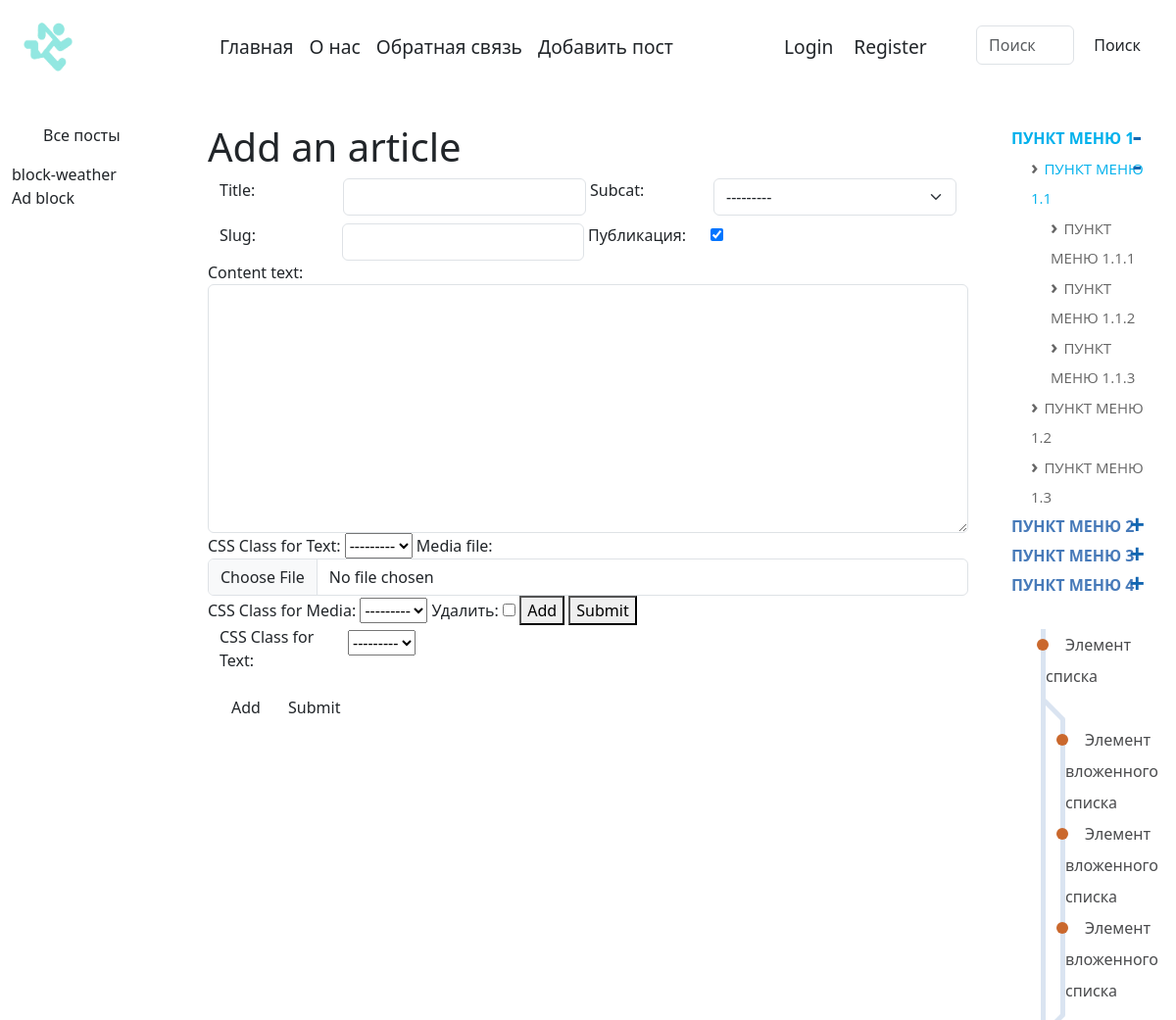
Before: /addpage/ (upper part) with the older database file.
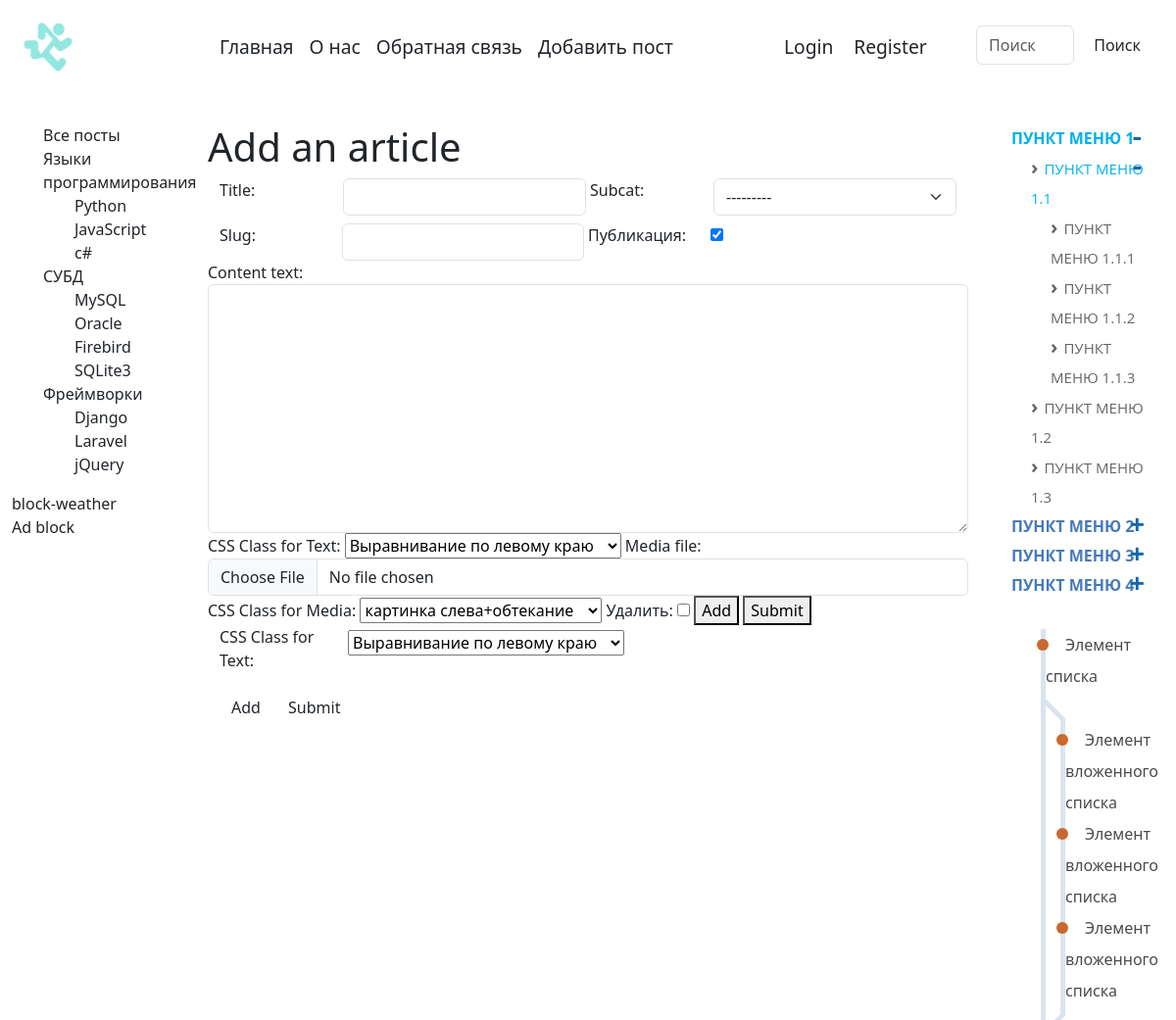
After: the same page with the newer database file.
### blog/models.py (models this page shows, shortened)
class ModelCategories(models.Model):
    name = models.CharField(max_length=100, db_index=True, verbose_name="Категория")
    slug = models.SlugField(max_length=255, unique=True, db_index=True, verbose_name="URL")
    def __str__(self):
        return self.name
    class Meta:
        verbose_name = 'Категория'
        verbose_name_plural = 'Категории'
        ordering = ['id']

class ModelSubcategories(models.Model):
    category = models.ForeignKey(ModelCategories, on_delete=models.CASCADE, related_name='subcategories', verbose_name="Категория")
    name = models.CharField(max_length=100, db_index=True, verbose_name="Подкатегория")
    slug = models.SlugField(max_length=255, unique=True, db_index=True, verbose_name="URL")
    def __str__(self):
        return f"{self.category} - {self.name}"
    class Meta:
        verbose_name = 'Подкатегория'
        verbose_name_plural = 'Подкатегории'
        ordering = ['id']

### blog/views.py (the view)
# urls.py: path('addpage/', views.add_page, name='addpage'),
def add_page(request):
    if request.method == 'POST':
        form = AddPostForm(request.POST)
        formset = PostContentFormset(request.POST, request.FILES, prefix='content')
        if form.is_valid() and formset.is_valid():
            post = form.save()
            for sub_form in formset:
                content_part = sub_form.save(commit=False)
                content_part.post = post
                content_part.save()
            if 'add_block_button' in request.POST:
                return redirect('add_post_block', post.slug)
            else:
                return redirect('home')  # Redirect to home page after successful submission
    else:
        form = AddPostForm()
        formset = PostContentFormset(prefix='content')
    return render(request, 'blog/addpage.html', {'title': 'Add an article', 'form': form, 'formset': formset})

### blog/forms.py
class AddPostForm(forms.ModelForm):
    title = forms.CharField(widget=CustomTextInput())
    slug = forms.SlugField(widget=CustomTextInput())
    subcat = forms.ModelChoiceField(queryset=ModelSubcategories.objects.all(), widget=CustomSelect())
    class Meta:
        model = ModelPosts
        fields = ['title', 'slug', 'subcat', 'is_published']

### blog/models.py (called while the page is built)
    def __str__(self):
        return self.name_css_class

### blog/templatetags/blog_tags.py (called while the page is built)
@register.simple_tag()
def get_horizontal_menu():
    return menu

@register.simple_tag(name='menu_cat_subcat')
def get_vertical_menu_posts():
    categories = ModelCategories.objects.all()
    subcategories = ModelSubcategories.objects.all()
    cat_subcat_menu = {
        'categories': categories,
        'subcategories': subcategories,
    }
    return cat_subcat_menu

### blog/templates/blog/addpage.html (shortened to what this page needs)
{% extends 'blog/base.html' %}
{% block content %}
<h1>{{ title }}</h1>
<form action="{% url 'addpage' %}" method="post" enctype="multipart/form-data">
    <div class="container">
        <div class="row g-1">
            <div class="col-sm-12 col-md-4 col-lg-2">
                {{ form.title.label_tag }}
            </div>
            <div class="col-sm-12 col-md-8 col-lg-4">
                {{ form.title }}
            </div>
            <div class="col-sm-12 col-md-4 col-lg-2">
                {{ form.subcat.label_tag }}
            </div>
            <div class="col-sm-12 col-md-8 col-lg-4">
                {{ form.subcat }}
            </div>
            <div class="row g-1">
                <div class="col-sm-12 col-md-4 col-lg-2">
                    {{ form.slug.label_tag }}
                </div>
                <div class="col-sm-12 col-md-8 col-lg-4">
                    {{ form.slug }}
                </div>
                <div class="col-sm-12 col-md-4 col-lg-2">
                    {{ form.is_published.label_tag }}
                </div>
                <div class="col-sm-12 col-md-8 col-lg-4">
                    {{ form.is_published }}
                </div>
            </div>
        </div>
    </div>
    {% for sub_form in formset %}
        {{ sub_form.as_table }}
    {% endfor %}
    <button type="submit" name="add_block_button" value="1">Add</button>
    <button type="submit">Submit</button>
    <div class="container">
        {% for sub_form in formset %}
        <div class="row g-1">
            <div class="col-sm-12 col-md-4 col-lg-2">
                {{ sub_form.css_text.label_tag }}
            </div>
            <div class="col-sm-12 col-md-8 col-lg-4">
                <div class="input-wrapper">
                    {{ sub_form.css_text }}
                </div>
            </div>
        </div>
        {% endfor %}
        <div class="mt-3">
            <button type="submit" name="add_block_button" value="1" class="btn btn-primary">Add</button>
            <button type="submit" class="btn btn-primary">Submit</button>
        </div>
    </div>
</form>
{%endblock%}

### blog/templates/blog/base.html (shortened to what the changed rows need)
<!DOCTYPE html>
<html lang="en">
  <head>
    {% load static %} {% load blog_tags %}
    <link rel="stylesheet" href="{% static 'blog/css/bootstrap.min.css' %}" />
    <link
      type="text/css"
      href="{% static 'admin/css/custom_admin.css' %}"
      rel="stylesheet"
    />
    <link
      type="text/css"
      href="{% static 'blog/css/styles.css' %}"
      rel="stylesheet"
    />
  </head>
  <body>
    <div class="container-fluid mx-auto align-self-center">
      <header>
        <nav class="navbar navbar-expand-lg navbar-light bg-transparent">
          <div class="container-fluid">
            <div
              class="col-sm-6 col-md-6 col-lg-6 d-flex align-items-center justify-content-end"
            >
              <div class="collapse navbar-collapse" id="navbarSupportedContent">
                {% get_horizontal_menu as horizontal_menu %}
                <ul class="navbar-nav me-auto mb-2 mb-lg-0">
                  {% for item in horizontal_menu %}
                  <li class="nav-item">
                    <a class="nav-link" href="{% url item.url_name %}"
                      >{{ item.title }}</a
                    >
                  </li>
                  {% endfor %}
                </ul>
              </div>
            </div>
          </div>
        </nav>
      </header>
      <section class="row gy-5">
        <div class="col-md-2 d-none d-md-block">
          <nav class="vert_nav">
            {% menu_cat_subcat as menu_cs %}
            <ul>
              {% for category in menu_cs.categories %}
              <li>
                <a href="{% url 'home' category_slug=category.slug %}"
                  >{{ category.name }}</a
                >
                <ul>
                  {% for subcategory in category.subcategories.all %}
                  <li>
                    <a
                      href="{% url 'home' category_slug=category.slug subcategory_slug=subcategory.slug %}"
                    >
                      {{ subcategory.name}}
                    </a>
                  </li>
                  {% endfor %}
                </ul>
              </li>
              {% endfor %}
            </ul>
          </nav>
        </div>
        <div class="col-12 col-md-8">{% block content %} {% endblock %}</div>
      </section>
    </div>
  </body>
</html>

Changed rows visible on the page:
added ModelCategories: name "Языки программирования"
added ModelSubcategories: name "Python", shown under "Языки программирования"
added ModelSubcategories: name "JavaScript", shown under "Языки программирования"
added ModelSubcategories: name "c#", shown under "Языки программирования"
added ModelCategories: name "СУБД"
added ModelSubcategories: name "MySQL", shown under "СУБД"
added ModelSubcategories: name "Oracle", shown under "СУБД"
added ModelSubcategories: name "Firebird", shown under "СУБД"
added ModelSubcategories: name "SQLite3", shown under "СУБД"
added ModelCategories: name "Фреймворки"
added ModelSubcategories: name "Django", shown under "Фреймворки"
added ModelSubcategories: name "Laravel", shown under "Фреймворки"
added ModelSubcategories: name "jQuery", shown under "Фреймворки"
Other visible differences:
form field as_table: "---------" → "Выравнивание по левому краю"
form field as_table: "---------" → "картинка слева+обтекание"
form field css_text: "---------" → "Выравнивание по левому краю"
